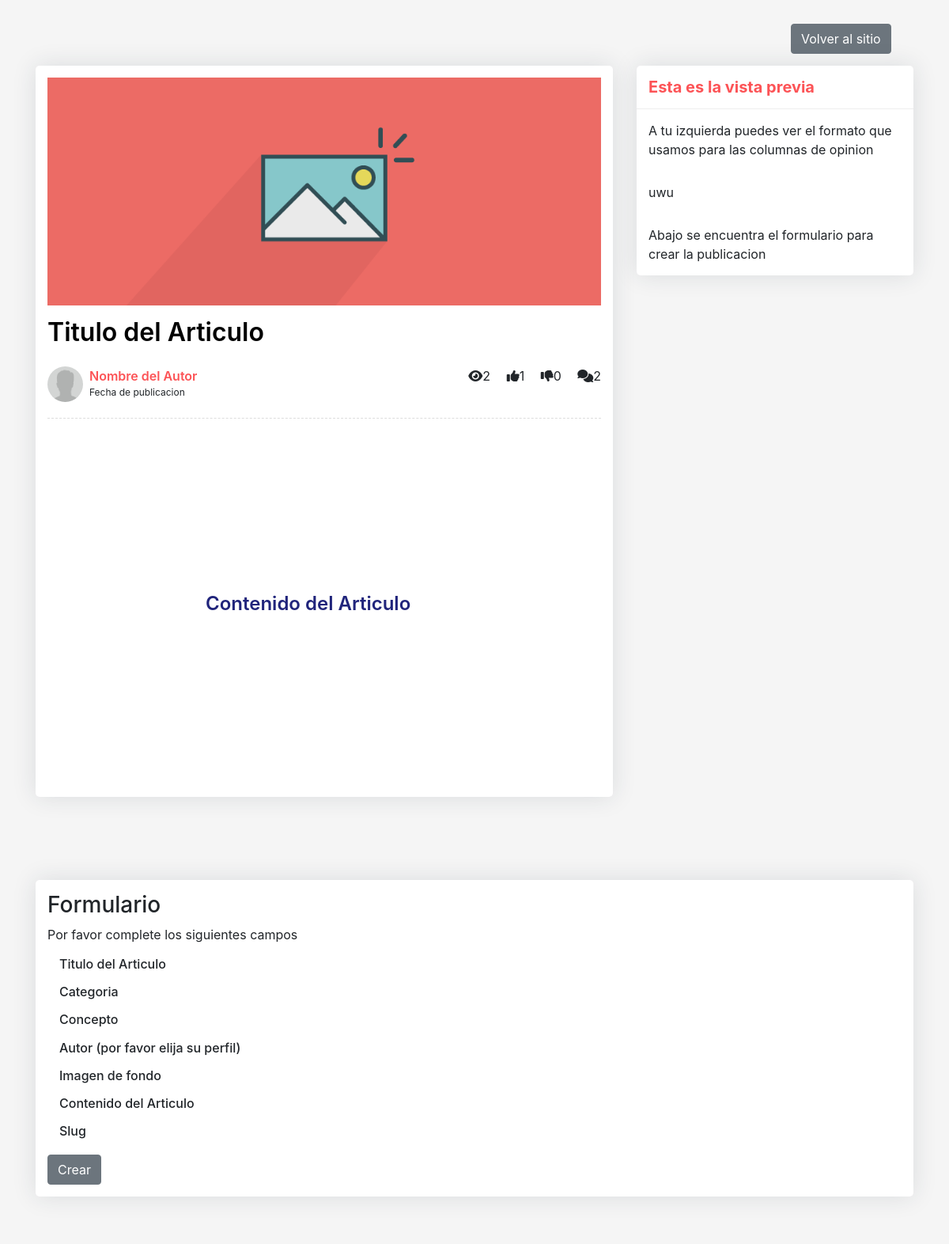
The page /otra-policia/update/ on the database as committed earlier.
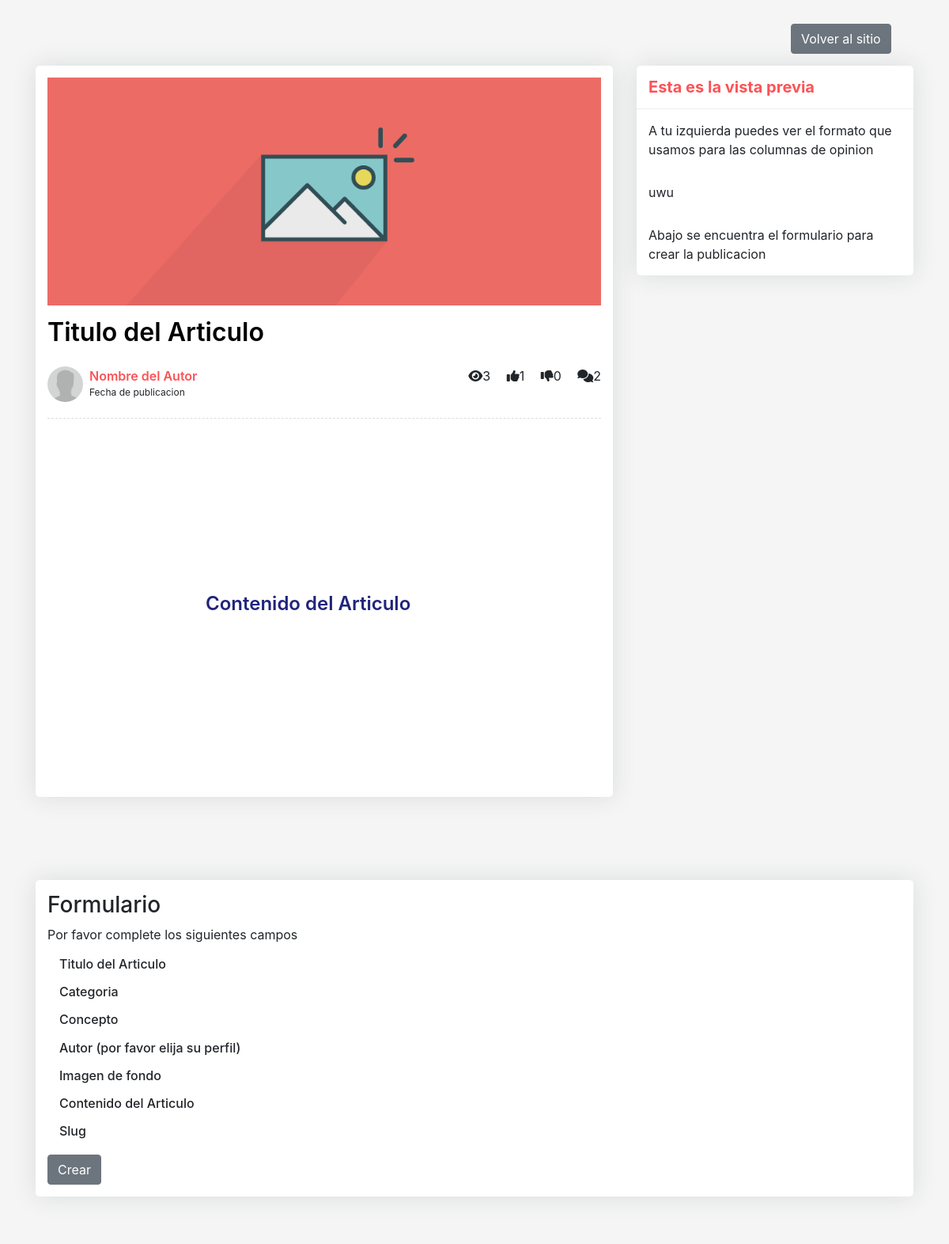
The same page on the database as committed later.
### posts/models.py (models this page shows, shortened)
class Post(models.Model):
    title = models.CharField(max_length=100)
    categoria = models.CharField(max_length=200, null=True, choices=CATEGORIAS)
    concepto = models.CharField(max_length=200, choices=TODOS_LOS_CONCEPTOS, null=True)
    content = RichTextField(blank=True, null=True)
    thumbnail = models.ImageField(blank=True, null=True)
    publish_date = models.DateTimeField(auto_now_add=True)
    last_update = models.DateTimeField(auto_now = True)
    author = models.ForeignKey(User, on_delete=models.CASCADE)
    slug = models.SlugField(max_length=200,unique=True)
    @property
    def get_comment_count(self):
        return self.comment_set.all().count()
    @property
    def get_view_count(self):
        return self.postview_set.all().count()
    @property
    def get_like_count(self):
        return self.like_set.all().count()
    @property
    def get_dislike_count(self):
        return self.dislike_set.all().count()

### posts/views.py (the view)
# urls.py: path('<slug>/update/', PostUpdateView.as_view(), name='update'),
class PostUpdateView(UpdateView):
    form_class = PostForm
    model = Post
    success_url = '/'
    def get_context_data(self, **kwargs):
        context = super().get_context_data(**kwargs)
        context.update({
            'view_type': 'create'
        })
        return context

### posts/models.py (called while the page is built)
    def __str__(self):
        return str(self.username)

### templates/posts/post_form.html (shortened to what the changed rows need)
{% load static %}
{% load crispy_forms_tags %}
<!DOCTYPE html>
<html lang="en">
<head>
        <link rel="stylesheet" href="{% static '/css/estilos.css' %}">
        <link rel="stylesheet" href="https://cdn.jsdelivr.net/npm/bootstrap@4.5.3/dist/css/bootstrap.min.css">
</head>
<body>
    <div class="blog-single gray-bg">
        <div class="container">
            <div class="row align-items-start">
                <div class="col-lg-8 m-15px-tb">
                    <article class="article">
                        <div class="article-title">
                            <h2>Titulo del Articulo</h2>
                            <div class="media">
                                <div>
                                    <span><i class = 'fas fa-eye ml-3'></i>{{ object.get_view_count }}</span>
                                    <span><i class = 'fas fa-thumbs-up ml-3'></i>{{ object.get_like_count }}</span>
                                    <span><i class = 'fas fa-thumbs-down ml-3'></i>{{ object.get_dislike_count }}</span>
                                    <span><i class = 'fas fa-comments ml-3'></i>{{ object.get_comment_count }}</span>
                                </div>
                            </div>
                        </div>
                    </article>
                </div>
                        </div>
                    </div>
                </div>
</body>

Rows that differ between the two databases and show on the page:
changed Post: get_view_count "2" → "3"
